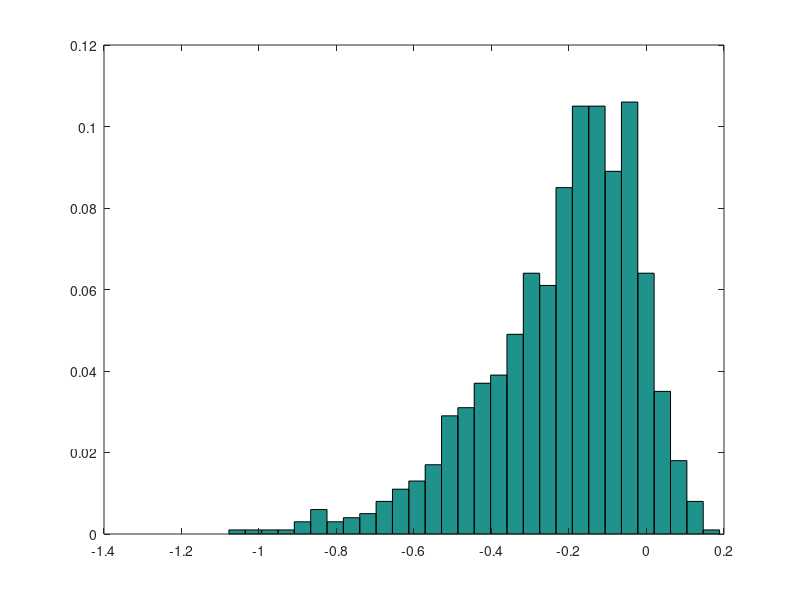

This figure's MATLAB source:
% this is a little Monte Carlo exercise that illustrates that
% the OLS estimator is biased when we have an autoregressive model
% with weak exogeneity

reps = 1000; % number of Monte Carlo reps.
n = 20; % sample size
x0 = 0;
betas = zeros(reps,1);
truebetas = [0 0.9];
for i = 1:reps
	x = zeros(n+1,1);
	x(1,1) = 0;

	% generate AR(1) data
	for t = 2:n+1;
		x(t,1) = truebetas(:,1) + truebetas(:,2)*x(t-1) + randn(1,1);
		end
	y = x(2:n+1,1);    % dependent variable
	x = x(1:n,1);      % explanatory variable is the lagged dep var.   
	x = [ones(n,1) x];
	beta = regress(y,x);
	betas(i,1) = beta(2,1);
	end	

betas = betas - truebetas(1,2);
title('Beta hat - Beta true');
hist(betas,30,1);
legend('off');
print('Biased.svg', '-dsvg');
	
